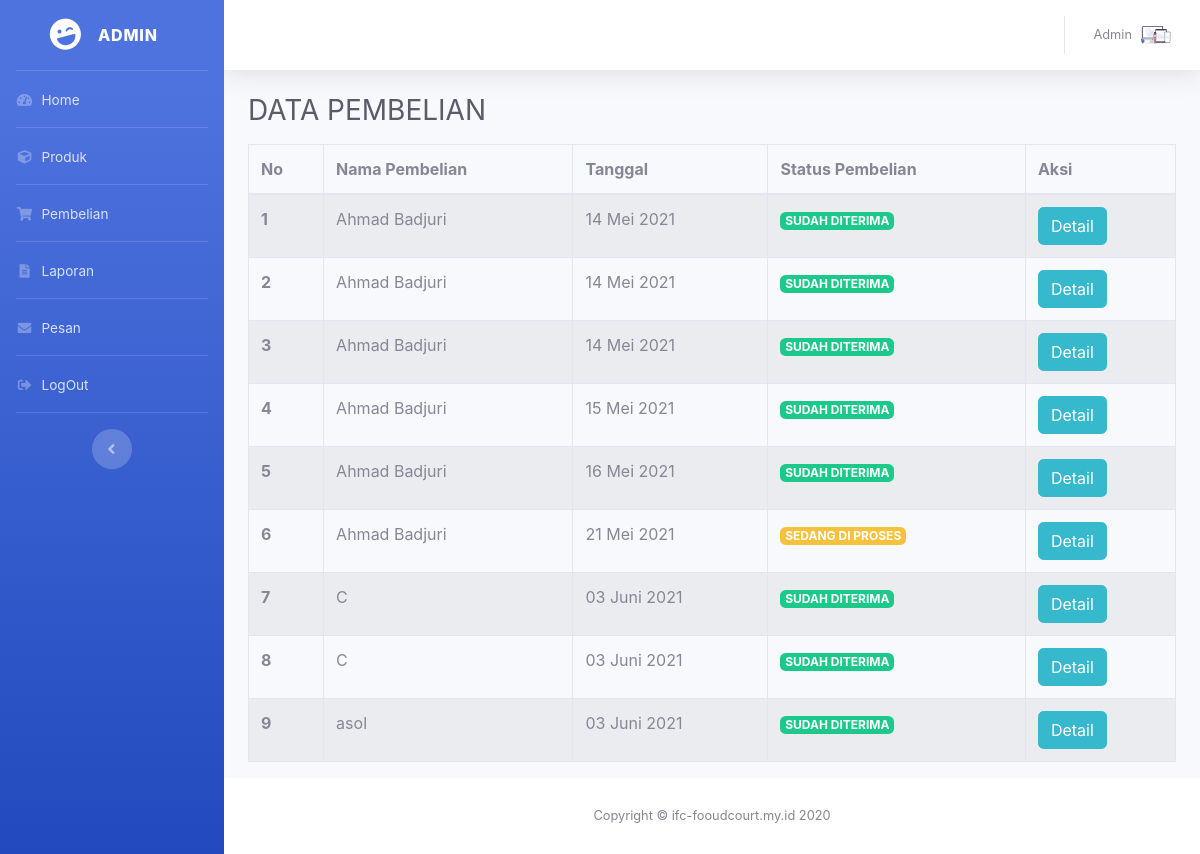
The page /admin/pembelian.php (signed in) on the database its author committed.
### tables this page shows
CREATE TABLE `tb_checkout` (
  `id_checkout` int(11) NOT NULL,
  `id_user` int(11) NOT NULL,
  `nama_pemesan` varchar(255) NOT NULL,
  `telepon_pemesan` varchar(15) NOT NULL,
  `alamat_pemesan` text NOT NULL,
  `total_belanja` varchar(50) NOT NULL,
  `tgl_beli` date NOT NULL DEFAULT current_timestamp(),
  `status` int(11) NOT NULL
);

CREATE TABLE `tb_status_produk` (
  `id_status` int(11) NOT NULL,
  `status` varchar(20) NOT NULL
);

### function/bootstrap.php (called while the page is built, shortened)
<?php
function base_url($folder = '')
{
	return ((isset($_SERVER['HTTPS']) && $_SERVER['HTTPS'] == "on") ? "https" : "http") . "://" . $_SERVER['HTTP_HOST']  . "/" . $folder;
}
function bulan($bulan = "")
{
	switch ($bulan) {
		case 5: $bulan = 'Mei'; break;
		case 6: $bulan = 'Juni'; break;
	}
	return $bulan;
}

### admin/page/pembelian/list.php (the view, shortened to what this page needs)
<?php
$i = 1;
$ambil = $koneksi->query("SELECT * FROM tb_checkout");
?>
<h1 class="h3 mb-3 text-gray-800 text-uppercase">Data Pembelian</h1>
<div class="table-responsive">
	<table class="table table-hover
	table-striped table-bordered">
	<thead>
		<tr>
			<th>No</th>
			<th>Nama Pembelian</th>
			<th>Tanggal</th>
			<th>Status Pembelian</th>
			<th>Aksi</th>
		</tr>
	</thead>
	<tbody>
		<?php
		while ($p = $ambil->fetch_assoc()):
			$status = $koneksi->query("SELECT status FROM tb_status_produk WHERE id_status = '$p[status]'")->fetch_assoc();
			?>
			<tr>
				<th><?= $i++ ?></th>
				<td><?= $p['nama_pemesan'] ?></td>
				<td><?= date("d", strtotime($p['tgl_beli']))." ".bulan(date("m", strtotime($p['tgl_beli'])))." ".date("Y", strtotime($p['tgl_beli'])); ?></td>
				<td><span class="text-uppercase badge badge-<?= $p['status'] == 1 ? 'warning' : 'success' ?>"><?= $status['status'] ?></span></td>
				<td>
					<button onclick="location='./pembelian.php?page=detail&search=<?= $p['id_checkout'] ?>'" class="btn btn-info">Detail</button>
				</td>
			</tr>
		<?php endwhile ?>
	</tbody>
</table>
</div>

### admin/layout/head.php (shortened to what this page needs)
<!DOCTYPE html>
<html lang="en">
<head>
    <link rel="stylesheet" href="<?= '/assets/vendor/fontawesome-free/css/all.css' ?>">
    <link rel="stylesheet" href="<?= '/assets/css/bootstrap.min.css' ?>">
    <link rel="stylesheet" href="<?= '/assets/css/admin.css' ?>">
</head>
<body id="page-top">

### admin/layout/side.php
<div id="wrapper">
    <ul class="navbar-nav bg-gradient-primary sidebar sidebar-dark accordion" id="accordionSidebar">
        <a class="sidebar-brand d-flex align-items-center justify-content-center" href="/admin">
            <div class="sidebar-brand-icon rotate-n-15">
                <i class="fas fa-laugh-wink"></i>
            </div>
            <div class="sidebar-brand-text mx-3">Admin </div>
        </a>
        <hr class="sidebar-divider my-0">
        <li class="nav-item">
            <a class="nav-link" href="<?= base_url('admin'); ?>">
                <i class="fas fa-fw fa-tachometer-alt"></i>
                <span>Home</span>
            </a>
        </li>
        <hr class="sidebar-divider my-0">
        <li class="nav-item">
            <a class="nav-link" href="<?= base_url('admin/produk.php'); ?>">
                <i class="fas fa-fw fa-cube"></i>
                <span>Produk</span>
            </a>
        </li>
        <hr class="sidebar-divider my-0">
        <li class="nav-item">
            <a class="nav-link" href="<?= base_url('admin/pembelian.php'); ?>">
                <i class="fas fa-fw fa-shopping-cart"></i>
                <span>Pembelian</span>
            </a>
        </li>
        <hr class="sidebar-divider my-0">
        <li class="nav-item">
            <a class="nav-link" href="<?= base_url('admin/laporan.php'); ?>">
                <i class="fas fa-fw fa-file-alt"></i>
                <span>Laporan</span>
            </a>
        </li>
        <hr class="sidebar-divider my-0">
        <li class="nav-item">
            <a class="nav-link" href="<?= base_url('admin/pesan.php'); ?>">
                <i class="fas fa-fw fa-envelope"></i>
                <span>Pesan</span>
            </a>
        </li>
        <hr class="sidebar-divider my-0">
        <li class="nav-item">
            <a class="nav-link" href="#" data-toggle="modal" data-target="#logoutModal">
                <i class="fas fa-fw fa-sign-out-alt"></i>
                <span>LogOut</span>
            </a>
        </li>
        <hr class="sidebar-divider d-none d-md-block">
        <div class="text-center d-none d-md-inline">
            <button class="rounded-circle border-0" id="sidebarToggle"></button>
        </div>
    </ul>

### admin/layout/nav.php (shortened to what this page needs)
<div id="content-wrapper" class="d-flex flex-column">
    <div id="content">
        <nav class="navbar navbar-expand navbar-light bg-white topbar mb-4 static-top shadow">
            <ul class="navbar-nav ml-auto">
                <li class="nav-item dropdown no-arrow">
                    <a class="nav-link dropdown-toggle" href="#" id="userDropdown" role="button"
                    data-toggle="dropdown" aria-haspopup="true" aria-expanded="false">
                    <span class="mr-2 d-none d-lg-inline text-gray-600 small">Admin</span>
                    <img class="img-profile rounded-circle"
                    src="/assets/images/undraw_posting_photo.svg">
                </a>
        </li>
    </ul>
</nav>

### admin/pembelian.php (shortened to what this page needs)
<?php
include "../function/bootstrap.php";
include "layout/head.php";
include "layout/side.php";
include "layout/nav.php";
?>
<div class="container-fluid">
	<?php
	if (isset($_GET['page'])) {
		switch ($_GET['page']) {
			case "detail":
			include "page/pembelian/detail.php";
			break;
			case "pembayaran":
			include "page/pembelian/pembayaran.php";
			break;
			default:
			include "page/pembelian/list.php";
			break;
		}
	} else {
		include "page/pembelian/list.php";
	}
	?>
</div>
<?php include "layout/foot.php"; ?>

### admin/layout/foot.php (shortened to what this page needs)
</div>
<footer class="sticky-footer bg-white">
    <div class="container my-auto">
        <div class="copyright text-center my-auto">
            <span>Copyright &copy; ifc-fooudcourt.my.id 2020</span>
        </div>
    </div>
</footer>
</div>
</div>
</body>
</html>

### admin/layout/head.php (style rules this page uses)
.badge { outline: none; border: none; }

### rows shown on the page
tb_checkout: nama_pemesan "Ahmad Badjuri", tgl_beli "14", tgl_beli "Mei", tgl_beli "2021", tb_status_produk.status "SUDAH DITERIMA"
tb_checkout: nama_pemesan "Ahmad Badjuri", tgl_beli "14", tgl_beli "Mei", tgl_beli "2021", tb_status_produk.status "SUDAH DITERIMA"
tb_checkout: nama_pemesan "Ahmad Badjuri", tgl_beli "14", tgl_beli "Mei", tgl_beli "2021", tb_status_produk.status "SUDAH DITERIMA"
tb_checkout: nama_pemesan "Ahmad Badjuri", tgl_beli "15", tgl_beli "Mei", tgl_beli "2021", tb_status_produk.status "SUDAH DITERIMA"
tb_checkout: nama_pemesan "Ahmad Badjuri", tgl_beli "16", tgl_beli "Mei", tgl_beli "2021", tb_status_produk.status "SUDAH DITERIMA"
tb_checkout: nama_pemesan "Ahmad Badjuri", tgl_beli "21", tgl_beli "Mei", tgl_beli "2021", tb_status_produk.status "SEDANG DI PROSES"
tb_checkout: nama_pemesan "C", tgl_beli "03", tgl_beli "Juni", tgl_beli "2021", tb_status_produk.status "SUDAH DITERIMA"
tb_checkout: nama_pemesan "C", tgl_beli "03", tgl_beli "Juni", tgl_beli "2021", tb_status_produk.status "SUDAH DITERIMA"
tb_checkout: nama_pemesan "asol", tgl_beli "03", tgl_beli "Juni", tgl_beli "2021", tb_status_produk.status "SUDAH DITERIMA"
